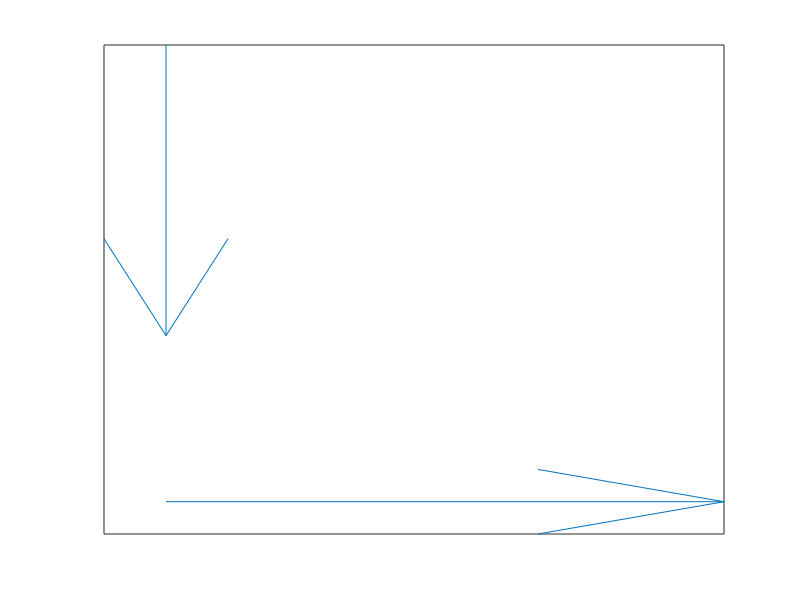

MATLAB code to generate this figure: (Note: this script raises an error after producing the figure.)
x = 1:500; 
y = sind(x); 
quiver([1,1],[1,2],[0,1],[1,0])
axis tight; 
set(gca,'YDir','reverse');
set(gca,'XTick',[],'YTick',[]);
hold on
I = imread('DecoderOutput\0001.png'); 
h = image(xlim,ylim,I); 
uistack(h,'bottom')